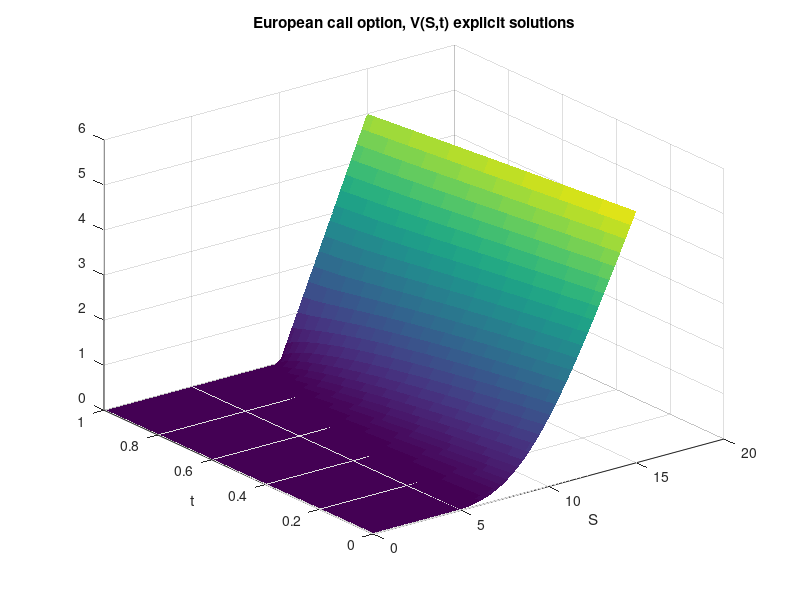
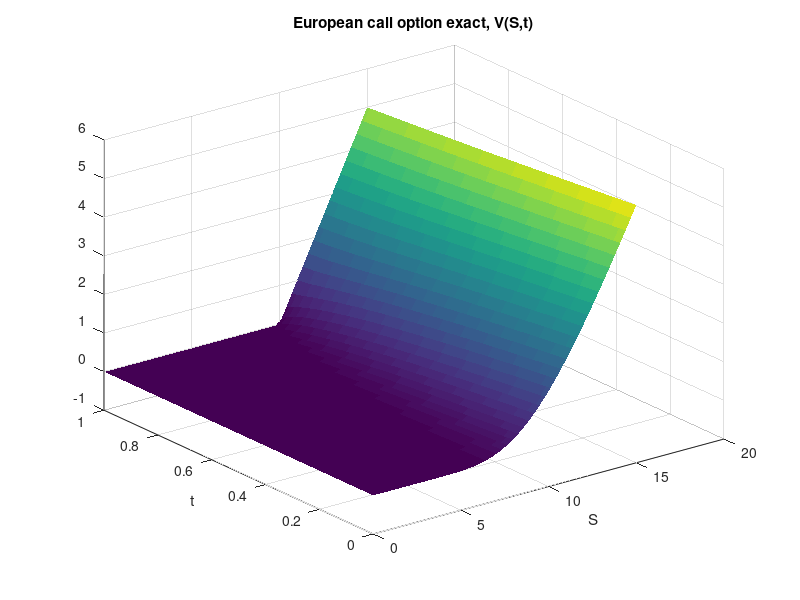
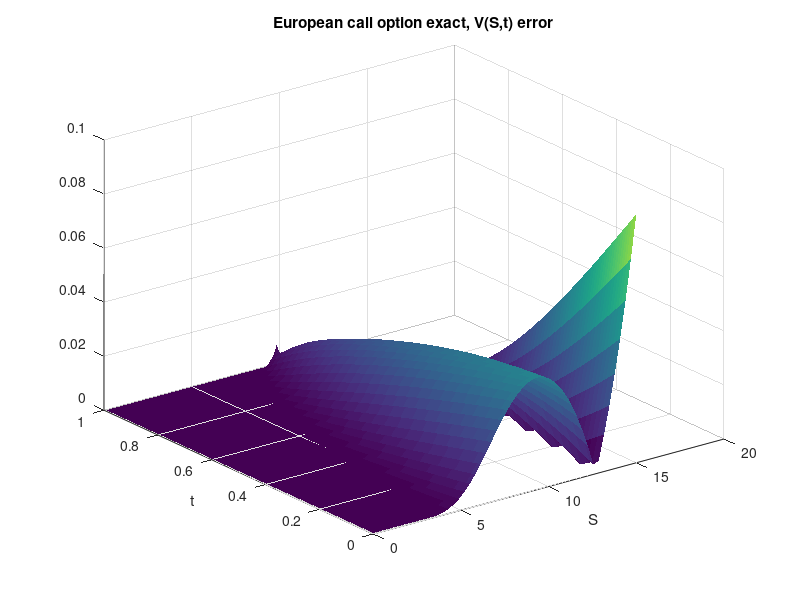

Reproduce these figures in MATLAB, in order.
r = 0.06;
sigma = 0.3;
K = 10; 
a = 0;
S_star = 15;
T = 1;
NS = 50;
Nt = 10000;
hS = (S_star-a)/NS;
ht = T/Nt;


lS = linspace(a,S_star,NS);
lt = linspace(0,T,Nt);
grid = meshgrid(lS,lt);

u0 = @(S)(max(S-K,0));
ua = 0;
ub = @(t)(S_star - K*exp(-r*t));


grid(1,:) = u0(lS);
grid(:,1) = ua;
grid(:,end) = ub(lt);


i = 2:NS-1;
for j=1:Nt-1
        grid(j+1, i) = ht/2 * ((sigma^2) * i.^2 + r*i) .* grid(j,i+1) + (1-sigma^2 * i.^2 * ht - r*ht) .* grid(j,i) + ht/2 * (sigma^2 * i.^2 - r*i) .* grid(j,i-1);
end

% Create grid
[S, t] = meshgrid(lS, lt);
t = 1 - t;

% Compute Black-Scholes formula
d1 = (log(S/K) + (r + 0.5*sigma^2)*(T-t)) ./ (sigma.*sqrt(T-t));
d2 = d1 - sigma.*sqrt(T-t);
Nd1 = normcdf(d1);
Nd2 = normcdf(d2);
Nmd1 = normcdf(-d1);
Nmd2 = normcdf(-d2);
call_price = S.*Nd1 - K*exp(-r*(T-t)).*Nd2;
put_price = K*exp(-r*(T-t)).*Nmd2 - S.*Nmd1;

error = abs(call_price - grid);
lT = 1+zeros(1,Nt);
figure(1)
surf(lS,lT-lt,grid, 'LineStyle','none', 'FaceColor','flat')
xlabel('S')
ylabel('t')
title('European call option, V(S,t) explicit solutions')

figure(2)
surf(S,t,call_price, 'LineStyle','none', 'FaceColor','flat')
xlabel('S')
ylabel('t')
title('European call option exact, V(S,t)')

figure(3)
surf(S,t,error, 'LineStyle','none', 'FaceColor','flat')
xlabel('S')
ylabel('t')
title('European call option exact, V(S,t) error')
max(max(error))